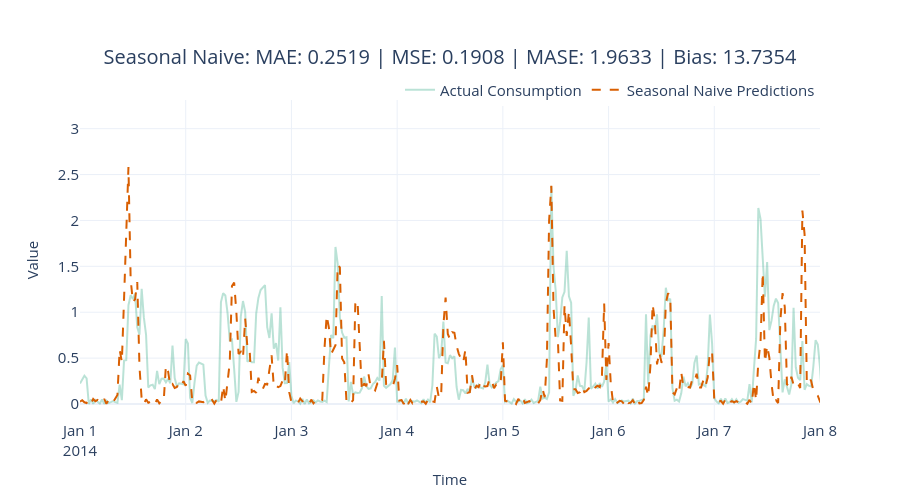

Here is the notebook cell this chart was saved with:
### Code cell
fig = plot_forecast(pred_df, forecast_columns=["snaive_predictions"], forecast_display_names=['Seasonal Naive Predictions'])
fig = format_plot(fig, title=f"Seasonal Naive: MAE: {metrics['MAE']:.4f} | MSE: {metrics['MSE']:.4f} | MASE: {metrics['MASE']:.4f} | Bias: {metrics['Forecast Bias']:.4f}")
fig.update_xaxes(type="date", range=["2014-01-01", "2014-01-08"])
fig.show()

### Figure 1 — Plotly figure (JSON) as saved in the notebook; plotly's stock layout.template omitted (floating-point values rounded to 4 significant figures; data arrays with more than 128 entries replaced by an {"elided": "..."} marker saying what was removed)
{"data": [{"line": {"color": "rgba(27,158,119, 0.3)"}, "mode": "lines", "name": "Actual Consumption", "type": "scatter", "x": {"elided": "1488 str values"}, "y": {"elided": "1488 float values"}}, {"line": {"color": "rgba(217,95,2, 1)", "dash": "dash"}, "mode": "lines", "name": "Seasonal Naive Predictions", "type": "scatter", "x": {"elided": "1488 str values"}, "y": {"elided": "1488 float values"}}], "layout": {"autosize": false, "height": 500, "legend": {"font": {"size": 15}, "orientation": "h", "title": {}, "x": 1, "xanchor": "right", "y": 0.98, "yanchor": "bottom"}, "title": {"font": {"size": 20}, "text": "Seasonal Naive: MAE: 0.2519 | MSE: 0.1908 | MASE: 1.9633 | Bias: 13.7354", "x": 0.5, "xanchor": "center", "yanchor": "top"}, "width": 900, "xaxis": {"range": ["2014-01-01", "2014-01-08"], "tickfont": {"size": 15}, "title": {"font": {"size": 15}, "text": "Time"}, "type": "date"}, "yaxis": {"tickfont": {"size": 15}, "title": {"font": {"size": 15}, "text": "Value"}}}}
